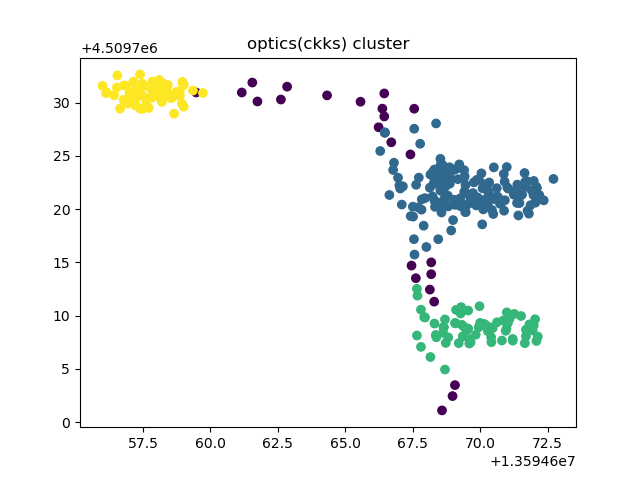

This chart was generated by the following Python code:
import numpy as np
import matplotlib.pyplot as plt
import time
import operator
from seal import *

def compute_squared_EDM(X):
    N, D = np.shape(X)
    dists = np.zeros([N, N])

    parms = EncryptionParameters(scheme_type.ckks)
    poly_modulus_degree = 8192
    parms.set_poly_modulus_degree(poly_modulus_degree)
    parms.set_coeff_modulus(CoeffModulus.Create(poly_modulus_degree, [60, 40, 40, 60]))
    scale = 2.0 ** 40

    context = SEALContext(parms)
    ckks_encoder = CKKSEncoder(context)
    slot_count = ckks_encoder.slot_count()

    keygen = KeyGenerator(context)
    public_key = keygen.create_public_key()
    secret_key = keygen.secret_key()

    encryptor = Encryptor(context, public_key)
    evaluator = Evaluator(context)
    decryptor = Decryptor(context, secret_key)

    vi = [0] * slot_count
    vj = [0] * slot_count

    for i in range(N):
        for j in range(N):
            vi[0:D] = X[i]
            vj[0:D] = X[j]
            # 编码
            encode_vi = ckks_encoder.encode(vi, scale)
            encode_vj = ckks_encoder.encode(vj, scale)
            # 加密
            cipherI = encryptor.encrypt(encode_vi)
            cipherJ = encryptor.encrypt(encode_vj)
            # 减法
            subResult = evaluator.sub(cipherI, cipherJ)
            # 平方
            squareResult = evaluator.square(subResult)
            # 解密
            squareResult = decryptor.decrypt(squareResult)
            # 解码
            decodeResult = ckks_encoder.decode(squareResult)

            DResult = decodeResult[0:D]
            sumReslut = np.sum(DResult)
            dists[i, j] = np.sqrt(sumReslut)

    return dists
# 显示决策图
def plotReachability(data,eps):
    plt.figure()
    plt.plot(range(0,len(data)), data)
    plt.plot([0, len(data)], [eps, eps])
    plt.show()
# 显示分类的类别
def plotFeature(data,labels):
    clusterNum = len(set(labels))
    fig = plt.figure()
    scatterColors = ['black', 'blue', 'green', 'yellow', 'red', 'purple', 'orange', 'brown']
    ax = fig.add_subplot(111)
    for i in range(-1, clusterNum):
        colorSytle = scatterColors[i % len(scatterColors)]
        subCluster = data[np.where(labels == i)]
        ax.scatter(subCluster[:, 0], subCluster[:, 1], c=colorSytle, s=12)
    plt.show()
def updateSeeds(seeds,core_PointId,neighbours,core_dists,reach_dists,disMat,isProcess):
    # 获得核心点core_PointId的核心距离
    core_dist=core_dists[core_PointId]
    # 遍历core_PointId 的每一个邻居点
    for neighbour in neighbours:
        # 如果neighbour没有被处理过，计算该核心距离
        if(isProcess[neighbour]==-1):
            # 首先计算改点的针对core_PointId的可达距离
            new_reach_dist = max(core_dist, disMat[core_PointId][neighbour])
            if(np.isnan(reach_dists[neighbour])):
                reach_dists[neighbour]=new_reach_dist
                seeds[neighbour] = new_reach_dist
            elif(new_reach_dist<reach_dists[neighbour]):
                reach_dists[neighbour] = new_reach_dist
                seeds[neighbour] = new_reach_dist
    return seeds
def OPTICS(data,eps=np.inf,minPts=15):
    # 获得距离矩阵
    orders = []
    disMat = compute_squared_EDM(data)
    # 获得数据的行和列(一共有n条数据)
    n, m = data.shape
    # np.argsort(disMat)[:,minPts-1] 按照距离进行 行排序 找第minPts个元素的索引
    # disMat[np.arange(0,n),np.argsort(disMat)[:,minPts-1]] 计算minPts个元素的索引的距离
    temp_core_distances = disMat[np.arange(0,n),np.argsort(disMat)[:,minPts-1]]
    # 计算核心距离
    core_dists = np.where(temp_core_distances <= eps, temp_core_distances, -1)
    # 将每一个点的可达距离未定义
    reach_dists= np.full((n,), np.nan)
    # 将矩阵的中小于minPts的数赋予1，大于minPts的数赋予零，然后1代表对每一行求和,然后求核心点坐标的索引
    core_points_index = np.where(np.sum(np.where(disMat <= eps, 1, 0), axis=1) >= minPts)[0]
    # 用于标识是否被处理，没有被处理，设置为-1
    isProcess = np.full((n,), -1)
    # 遍历所有的核心点
    for pointId in core_points_index:
        # 如果核心点未被分类，将其作为的种子点，开始寻找相应簇集
        if (isProcess[pointId] == -1):
            # 将点pointId标记为当前类别(即标识为已操作)
            isProcess[pointId] = 1
            orders.append(pointId)
            # 寻找种子点的eps邻域且没有被分类的点，将其放入种子集合
            neighbours = np.where((disMat[:, pointId] <= eps) & (disMat[:, pointId] > 0) & (isProcess == -1))[0]
            seeds = dict()
            seeds=updateSeeds(seeds,pointId,neighbours,core_dists,reach_dists,disMat,isProcess)
            while len(seeds)>0:
                nextId = sorted(seeds.items(), key=operator.itemgetter(1))[0][0]
                del seeds[nextId]
                isProcess[nextId] = 1
                orders.append(nextId)
                # 寻找newPoint种子点eps邻域（包含自己）
                # 这里没有加约束isProcess == -1，是因为如果加了，本是核心点的，可能就变成了非和核心点
                queryResults = np.where(disMat[:, nextId] <= eps)[0]
                if len(queryResults) >= minPts:
                    seeds=updateSeeds(seeds,nextId,queryResults,core_dists,reach_dists,disMat,isProcess)
                # 簇集生长完毕，寻找到一个类别
    # 返回数据集中的可达列表，及其可达距离
    return orders,reach_dists
def extract_dbscan(data,orders, reach_dists, eps):
    # 获得原始数据的行和列
    n,m=data.shape
    # reach_dists[orders] 将每个点的可达距离，按照有序列表排序（即输出顺序）
    # np.where(reach_dists[orders] <= eps)[0]，找到有序列表中小于eps的点的索引，即对应有序列表的索引
    reach_distIds=np.where(reach_dists[orders] <= eps)[0]
    # 正常来说：current的值的值应该比pre的值多一个索引。如果大于一个索引就说明不是一个类别
    pre=reach_distIds[0]-1
    clusterId=0
    labels=np.full((n,),-1)
    for current in reach_distIds:
        # 正常来说：current的值的值应该比pre的值多一个索引。如果大于一个索引就说明不是一个类别
        if(current-pre!=1):
            # 类别+1
            clusterId=clusterId+1
        labels[orders[current]]=clusterId
        pre=current
    return labels
data = np.loadtxt("cluster.csv", delimiter=",")
start_time = time.time()
orders,reach_dists=OPTICS(data,np.inf,30)
end_time = time.time()
execution_time = end_time - start_time
print(f"程序执行时间：{execution_time}秒")
labels=extract_dbscan(data,orders,reach_dists,3)
plt.scatter(data[:,0],data[:,1],c=labels,marker='o')
plt.title('optics(ckks) cluster')
# 保存图表为PNG文件
plt.savefig('ckks_optics.png')
plt.show()